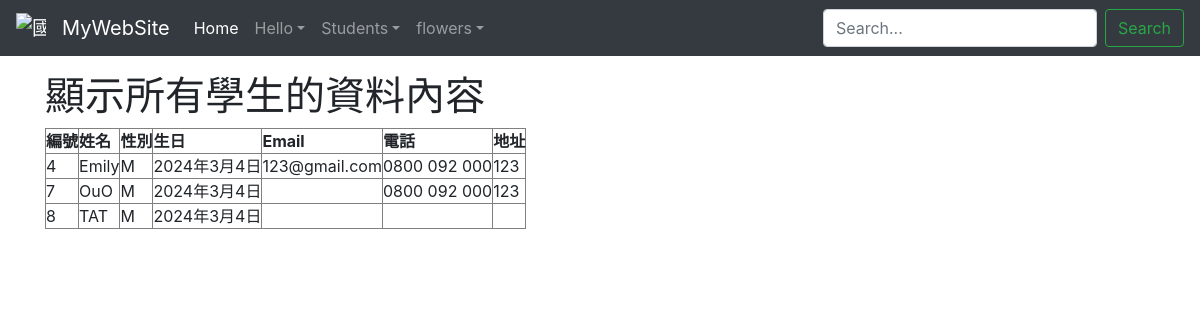
Page /showall on the committed database.
### studentsapp/models.py (models this page shows, shortened)
class student(models.Model):
    cName = models.CharField(max_length=20,null=False)
    cSex = models.CharField(max_length=2,null=False,default="M")
    cPhone = models.CharField(max_length=50,blank=True,default="")
    cAddr = models.CharField(max_length=255,blank=True,default="")
    cBirthday = models.DateField(null=False)
    cEmail = models.EmailField(max_length=100,blank=True,default="")

### studentsapp/views.py (the view)
# urls.py: path("showall", sviews.showall),
def showall(request):
    try:
        stds = student.objects.all().order_by("id")
    except:
        errormessage = "讀取錯誤"
    return render(request,"show/showall.html",locals())

### templates/show/showall.html (shortened to what this page needs)
{%extends "../base/base.html" %}
{% block content %}
    <h1>顯示所有學生的資料內容 {{ errormessage }}</h1>
    <table border = "1" cellpadding = "0" cellspacing = "0">
        <th>編號</th>
        <th>姓名</th>
        <th>性別</th>
        <th>生日</th>
        <th>Email</th>
        <th>電話</th>
        <th>地址</th>
        {% for std in stds %}
        <tr>
            <td>{{ std.id }}</td>
            <td>{{ std.cName }}</td>
            <td>{{ std.cSex }}</td>
            <td>{{ std.cBirthday }}</td>
            <td>{{ std.cEmail }}</td>
            <td>{{ std.cPhone }}</td>
            <td>{{ std.cAddr }}</td>
        </tr>
        {% endfor %}
    </table>
{% endblock %}

### static/css/style.css (style rules this page uses)
html, body { margin: 0; padding: 0; height: 100%; border: none; }
body { margin-left: 0px; margin-top: 0px; margin-right: 0px; margin-bottom: 0px; background-image: url(images/bg.gif); }

### rows in the picture
student: id "4", cName "Emily", cSex "M", cBirthday "2024年3月4日", cEmail "123@gmail.com", cPhone "0800 092 000", cAddr "123"
student: id "7", cName "OuO", cSex "M", cBirthday "2024年3月4日", cPhone "0800 092 000", cAddr "123"
student: id "8", cName "TAT", cSex "M", cBirthday "2024年3月4日"
